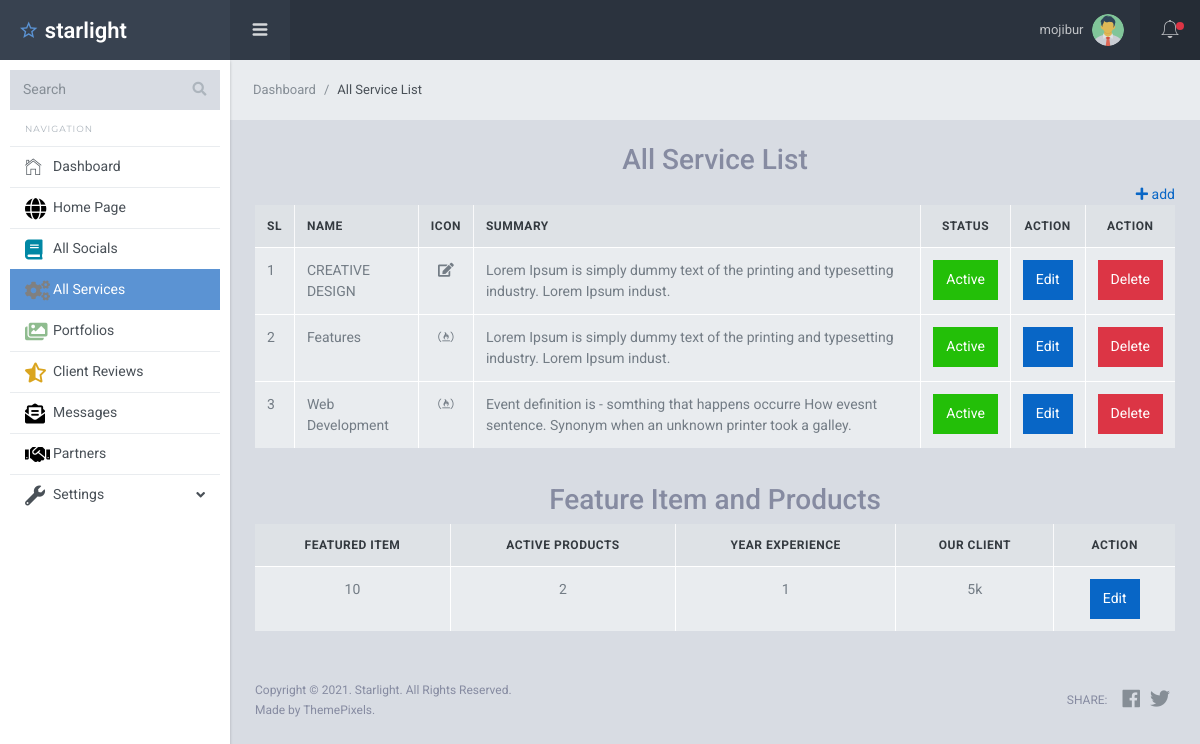
Screenshot of /dashboard/services.php (signed in) with the database file from the repository.
### tables this page shows
CREATE TABLE `users` (
  `id` int(11) NOT NULL,
  `name` varchar(255) NOT NULL,
  `email` varchar(255) NOT NULL,
  `passwords` varchar(255) NOT NULL,
  `status` tinyint(4) NOT NULL DEFAULT 1 COMMENT 'active =1\r\ninactive =2',
  `role` tinyint(4) NOT NULL DEFAULT 1 COMMENT 'user=1,employee=2.admin=3',
  `profile_img` varchar(255) NOT NULL DEFAULT 'default.png'
);

CREATE TABLE `services` (
  `id` int(11) NOT NULL,
  `name` varchar(255) NOT NULL,
  `icon` varchar(255) NOT NULL,
  `summary` text NOT NULL,
  `status` tinyint(4) NOT NULL DEFAULT 1 COMMENT '1=active,2-inactive'
);

CREATE TABLE `features` (
  `id` int(11) NOT NULL,
  `feature_item` int(11) NOT NULL,
  `active_product` int(11) NOT NULL,
  `year` int(11) NOT NULL,
  `client` int(11) NOT NULL
);

### dashboard/services.php (the view, shortened to what this page needs)
<?php
require 'inc/header.php';
$select_data = "SELECT * FROM `services`";
$data_query = mysqli_query($data, $select_data);
$feature = "SELECT COUNT(*) as total,id,feature_item,active_product,year,client FROM `features`";
$feature_q = mysqli_query($data, $feature);
$feature_assoc = mysqli_fetch_assoc($feature_q);
?>
<div class="sl-mainpanel">
    <nav class="breadcrumb sl-breadcrumb">
        <a class="breadcrumb-item" href="dashboard.php">Dashboard</a>
        <span class="breadcrumb-item active">All Service List</span>
    </nav>
    <div class="sl-pagebody">
        <div class="sl-page-title">
            <div class="service">
                <h3 class="text-center">All Service List</h3>
                <div class="text-right">
                    <a href="service-add.php">
                        <i class="fa fa-plus"></i>
                        add
                    </a>
                </div>
                <table class="table table-bordered">
                    <thead>
                        <tr class="info">
                            <th>SL</th>
                            <th>Name</th>
                            <th class="text-center">Icon</th>
                            <th>Summary</th>
                            <th class="text-center">Status</th>
                            <th class="text-center">Action</th>
                            <th class="text-center">Action</th>
                        </tr>
                    </thead>
                    <tbody>
                        <?php
                        foreach ($data_query as $key => $value) { ?>
                            <tr class="active">
                                <td> <?= ++$key; ?> </td>
                                <td> <?= ucwords($value['name']); ?> </td>
                                <td class="text-center">
                                    <i class="<?= $value['icon']; ?>"></i>
                                </td>
                                <td> <?= $value['summary']; ?></td>
                                <td class="text-center">
                                    <?php
                                    if ($value['status'] == 1) { ?>
                                        <a href="service-inactive.php?id=<?= $value['id']; ?>" class=" btn btn-success">Active </a>
                                    <?php }
                                    ?>
                                </td>
                                <td class="text-center">
                                    <a href="service-edit.php?id=<?= $value['id']; ?>" class="btn btn-primary">Edit</a>
                                </td>
                                <td>
                                    <a href="service-delete.php?id=<?= $value['id']; ?>" class="btn btn-danger">Delete</a>
                                </td>
                            </tr>
                        <?php }
                        ?>
                    </tbody>
                </table>
            </div>
            <br>
            <div class="service_list">
                <h3 class="text-center">Feature Item and Products</h3>
                <?php
                if ($feature_assoc['total'] < 1) { ?>
                    <div class="text-right">
                        <a href="features-add.php">
                            <i class="fa fa-plus"></i>
                            add feature item and product
                        </a>
                    </div>
                <?php } else {
                ?>
                    <table class="table table-bordered">
                        <thead>
                            <tr class="info">
                                <th class="text-center">Featured Item</th>
                                <th class="text-center">Active Products</th>
                                <th class="text-center">Year Experience</th>
                                <th class="text-center">Our Client</th>
                                <th class="text-center">Action</th>
                            </tr>
                        </thead>
                        <tbody>
                            <td class="text-center"> <?= $feature_assoc['feature_item']; ?> </td>
                            <td class="text-center"><?= $feature_assoc['active_product']; ?></td>
                            <td class="text-center"> <?= $feature_assoc['year']; ?></td>
                            <td class="text-center"> <?= $feature_assoc['client'] / 1000 . 'k'; ?></td>
                            <td class="text-center">
                                <a href="feature-edit.php?id=<?= $feature_assoc['id']; ?>" class="btn btn-primary">Edit</a>
                            </td>
                        </tbody>
                    </table>
                <?php }
                ?>
            </div>
        </div>
    </div>
    <?php
    require 'inc/footer.php';
    ?>

### dashboard/inc/header.php (shortened to what this page needs)
<?php
require_once '../data.php';
$url_explode = explode('/', $_SERVER['PHP_SELF']);
$explode_file = end($url_explode);
$users_id = $_SESSION['id'];
$select = "SELECT * FROM `users` WHERE `id`= '$users_id' ";
$users_query = mysqli_query($data, $select);
$query_users_assoc = mysqli_fetch_assoc($users_query);
?>
<!DOCTYPE html>
<html lang="en">
<head>
  <link rel="stylesheet" href="//cdn.datatables.net/1.10.23/css/jquery.dataTables.min.css">
  <link href="../assets/lib/font-awesome/css/fontawesome-all.min.css" rel="stylesheet">
  <link href="../assets/lib/Ionicons/css/ionicons.css" rel="stylesheet">
  <link href="../assets/lib/perfect-scrollbar/css/perfect-scrollbar.css" rel="stylesheet">
  <link rel="stylesheet" href="../assets/css/starlight.css">
</head>
<body>
  <div class="sl-logo"><a href="dashboard.php"><i class="icon ion-android-star-outline"></i> starlight</a></div>
  <div class="sl-sideleft">
    <div class="input-group input-group-search">
      <input type="search" name="search" class="form-control" placeholder="Search">
      <span class="input-group-btn">
        <button class="btn"><i class="fa fa-search"></i></button>
      </span>
    </div>
    <label class="sidebar-label">Navigation</label>
    <div class="sl-sideleft-menu">
      <a href="dashboard.php" class="sl-menu-link <?= $explode_file == 'dashboard.php' ? 'active' : '' ?>">
        <div class="sl-menu-item">
          <i class="menu-item-icon icon ion-ios-home-outline tx-22"></i>
          <span class="menu-item-label">Dashboard</span>
        </div>
      </a>
      <a href="../index.php" target="_blank" class="sl-menu-link">
        <div class="sl-menu-item">
          <i class="menu-item-icon icon fa fa-globe tx-22" style="color: black;"></i>
          <span class="menu-item-label">Home Page</span>
        </div>
      </a>
      <a href="socials.php" class="sl-menu-link <?= $explode_file == 'socials.php' ? 'active' : '' ?>">
        <div class="sl-menu-item">
          <i class="menu-item-icon icon fa fa-book tx-20" style="color: #0087A4;"></i>
          <span class="menu-item-label">All Socials</span>
        </div>
      </a>
      <a href="services.php" class="sl-menu-link <?= $explode_file == 'services.php' ? 'active' : '' ?>">
        <div class="sl-menu-item">
          <i class="menu-item-icon icon fa fa-cogs tx-20" style="color: #808080;"></i>
          <span class="menu-item-label">All Services</span>
        </div>
      </a>
      <a href="portfolios.php" class="sl-menu-link <?= $explode_file == 'portfolios.php' ? 'active' : '' ?>">
        <div class="sl-menu-item">
          <i class="menu-item-icon icon fa fa-images tx-20" style="color: #8FBC8F;"></i>
          <span class="menu-item-label">Portfolios</span>
        </div>
      </a>
      <a href="reviews.php" class="sl-menu-link <?= $explode_file == 'reviews.php' ? 'active' : '' ?>">
        <div class="sl-menu-item">
          <i class="menu-item-icon icon fa fa-star-half-alt tx-20" style="color: #DAA520;"></i>
          <span class="menu-item-label">Client Reviews</span>
        </div>
      </a>
      <a href="messages.php" class="sl-menu-link <?= $explode_file == 'messages.php' ? 'active' : '' ?>">
        <div class="sl-menu-item">
          <i class="menu-item-icon icon fa fa-envelope-open-text tx-20" style="color: black;"></i>
          <span class="menu-item-label">Messages</span>
        </div>
      </a>
      <a href="partners.php" class="sl-menu-link <?= $explode_file == 'partners.php' ? 'active' : '' ?>">
        <div class="sl-menu-item">
          <i class="menu-item-icon icon fa fa-handshake tx-20" style="color: black;"></i>
          <span class="menu-item-label">Partners</span>
        </div>
      </a>
      <a href="#" class="sl-menu-link <?= $explode_file == 'general-settings.php' ? 'active' : '' ?> <?= $explode_file == 'profile.php' ? 'active' : '' ?> <?= $explode_file == 'offices.php' ? 'active' : '' ?>">
        <div class="sl-menu-item">
          <i class="menu-item-icon fa fa-wrench tx-20"></i>
          <span class="menu-item-label">Settings</span>
          <i class="menu-item-arrow fa fa-angle-down"></i>
        </div>
      </a>
    </div>
    <br>
  </div>
  <div class="sl-header">
    <div class="sl-header-left">
      <div class="navicon-left hidden-md-down"><a id="btnLeftMenu" href=""><i class="icon ion-navicon-round"></i></a></div>
    </div>
    <div class="sl-header-right">
      <nav class="nav">
        <div class="dropdown">
          <a href="" class="nav-link nav-link-profile" data-toggle="dropdown">
            <span class="logged-name">
              <?= $_SESSION['name'] ?>
            </span>
            <img src="img-upload/<?= $query_users_assoc['profile_img'] ?>" class="wd-32 rounded-circle" alt="">
          </a>
        </div>
      </nav>
      <div class="navicon-right">
        <a id="btnRightMenu" href="" class="pos-relative">
          <i class="icon ion-ios-bell-outline"></i>
          <span class="square-8 bg-danger"></span>
        </a>
      </div>
    </div>
  </div>

### rows the page displays
users: profile_img (placeholder picture)
services: name "CREATIVE DESIGN", summary "Lorem Ipsum is simply dummy text of the printing and typesetting industry. Lorem Ipsum indust."
services: name "Features", summary "Lorem Ipsum is simply dummy text of the printing and typesetting industry. Lorem Ipsum indust."
services: name "Web Development", summary "Event definition is - somthing that happens occurre How evesnt sentence. Synonym when an unknown printer took a galley."
features: feature_item "10", active_product "2", year "1", $feature_assoc['client']/1000 "5"

### other values shown
$_SESSION['name'] "mojibur"
